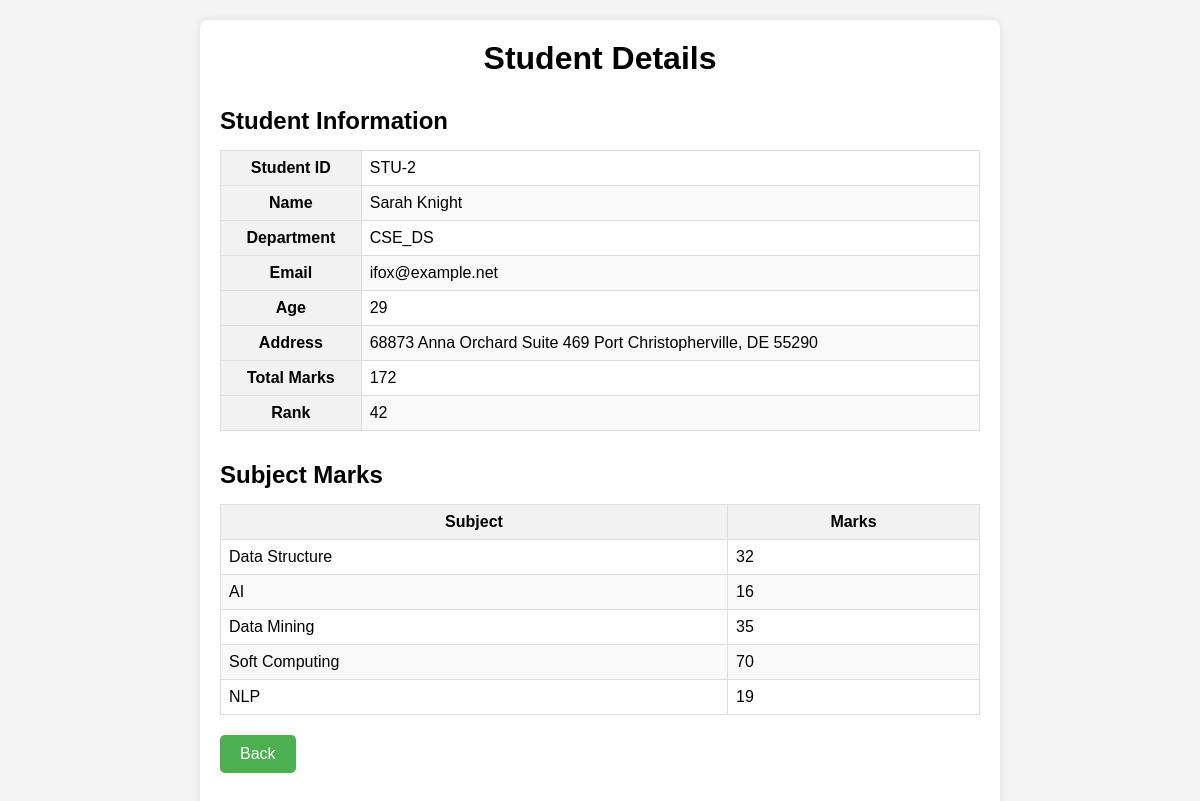
The page /marks/STU-2 on the database its author committed.
### result/models.py (models this page shows, shortened)
class Student(models.Model):
    department = models.ForeignKey(Department , related_name='depart',on_delete=models.CASCADE)
    student_id= models.OneToOneField(StudentId,related_name="studentid",on_delete=models.CASCADE)
    student_name = models.CharField(max_length=100)
    student_email= models.EmailField(unique=True)
    student_age = models.IntegerField(default=18)
    student_address= models.TextField()
    class Meta:
        ordering = ['student_id','student_name']
        verbose_name = 'student'

class StudentId(models.Model):
    student_id = models.CharField(max_length=100)
    def __str__(self) -> str:
        return self.student_id

class Department(models.Model):
    department=models.CharField(max_length=100)
    def __str__(self) -> str:
        return self.department
    class Meta:
        ordering=['department']

class StudentRank(models.Model):
    student=models.ForeignKey(Student, related_name="studentrank", on_delete= models.CASCADE)
    student_rank= models.IntegerField()
    date_of_report_card_generation= models.DateField(auto_now_add=True)
    class Meta:
        unique_together = ['student_rank','date_of_report_card_generation']

class SubjectMarks(models.Model):
    student = models.ForeignKey(Student, related_name="studentmarks" , on_delete=models.CASCADE)
    subject= models.ForeignKey(Subject,on_delete=models.CASCADE)
    marks=models.IntegerField()
    class Meta:
        unique_together=['student','subject']

class Subject(models.Model):
    subject_name = models.CharField(max_length = 100)
    def __str__(self) -> str:
        return self.subject_name

### result/views.py (the view)
# urls.py: path('marks/<student_id>',diplay_marks,name='marks')
def diplay_marks(request, student_id):
    student_id_obj = StudentId.objects.get(student_id=student_id)
    student_detail = Student.objects.get(student_id=student_id_obj)
    query_set = SubjectMarks.objects.filter(student__student_id__student_id = student_id)
    total_marks =  query_set.aggregate(total_marks=Sum('marks'))
    return render(request,'display_marks.html',context={ 'student_detail':student_detail ,'queryset':query_set,'totalmarks':total_marks})

### result/templates/display_marks.html (shortened to what this page needs)
<!DOCTYPE html>
<html lang="en">
<head>
</head>
<body>
    <div class="container">
        <h1>Student Details</h1>
        <div>
            <h2>Student Information</h2>
            <table>
                <tr>
                    <th>Student ID</th>
                    <td>{{ student_detail.student_id }}</td>
                </tr>
                <tr>
                    <th>Name</th>
                    <td>{{ student_detail.student_name }}</td>
                </tr>
                <tr>
                    <th>Department</th>
                    <td>{{ student_detail.department }}</td>
                </tr>
                <tr>
                    <th>Email</th>
                    <td>{{ student_detail.student_email }}</td>
                </tr>
                <tr>
                    <th>Age</th>
                    <td>{{ student_detail.student_age }}</td>
                </tr>
                <tr>
                    <th>Address</th>
                    <td>{{ student_detail.student_address }}</td>
                </tr>
                <tr>
                    <th>Total Marks</th>
                    <td>{{ totalmarks.total_marks }}</td>
                </tr>
                <tr>
                    <th>Rank</th>
                    <td>{{ student_detail.studentrank.first.student_rank}}</td>
                </tr>
            </table>
        </div>
        <div>
            <h2>Subject Marks</h2>
            <table>
                    <tr>
                        <th>Subject</th>
                        <th>Marks</th>
                    </tr>
                <tbody>
                    {% for query in queryset %}
                        <tr>
                            <td>{{ query.subject }}</td>
                            <td>{{ query.marks }}</td>
                        </tr>
                    {% endfor %}
                </tbody>
            </table>
        </div>
        <a href="/" class="back-btn">Back</a>
    </div>
</body>
</html>

### result/templates/display_marks.html (style rules this page uses)
* { margin: 0; padding: 0; box-sizing: border-box; }
body { font-family: Arial, sans-serif; padding: 20px; background-color: #f4f4f4; }
.container { max-width: 800px; margin: 0 auto; background-color: #fff; padding: 20px; border-radius: 8px; box-shadow: 0 0 10px rgba(0, 0, 0, 0.1); }
h1 { text-align: center; margin-bottom: 20px; }
h2 { margin-top: 30px; margin-bottom: 15px; }
table { width: 100%; border-collapse: collapse; margin-bottom: 20px; }
th, td { border: 1px solid #dddddd; padding: 8px; }
th { background-color: #f2f2f2; }
tr:nth-child(even) { background-color: #f9f9f9; }
.back-btn { display: inline-block; padding: 10px 20px; background-color: #4CAF50; color: white; border: none; border-radius: 5px; text-decoration: none; margin-bottom: 20px; }

### rows shown on the page
Student: student_id "STU-2", student_name "Sarah Knight", department "CSE_DS", student_email "ifox@example.net", student_age "29", student_address "68873 Anna Orchard Suite 469 Port Christopherville, DE 55290", studentrank.first.student_rank "42"
SubjectMarks: subject "Data Structure", marks "32"
SubjectMarks: subject "AI", marks "16"
SubjectMarks: subject "Data Mining", marks "35"
SubjectMarks: subject "Soft Computing", marks "70"
SubjectMarks: subject "NLP", marks "19"

### other values the page prints
{{ totalmarks.total_marks }} "172"
